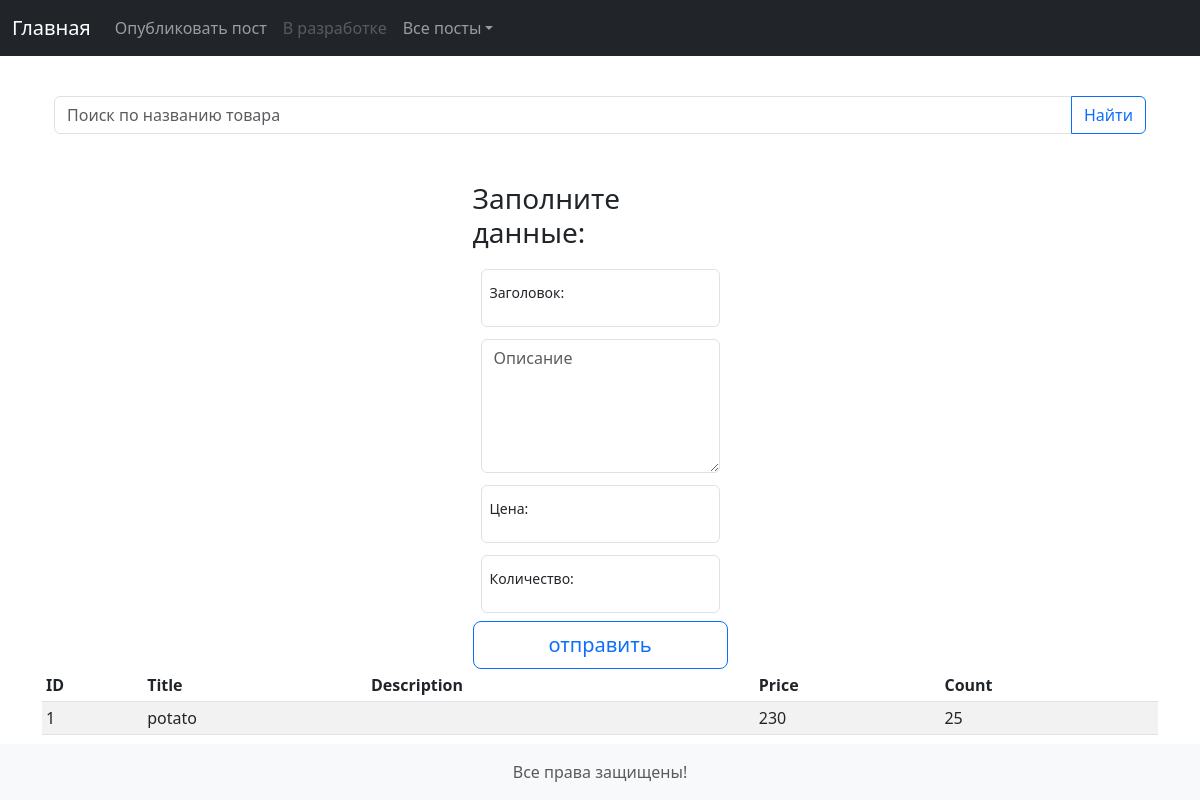
Before: / with the older database file.
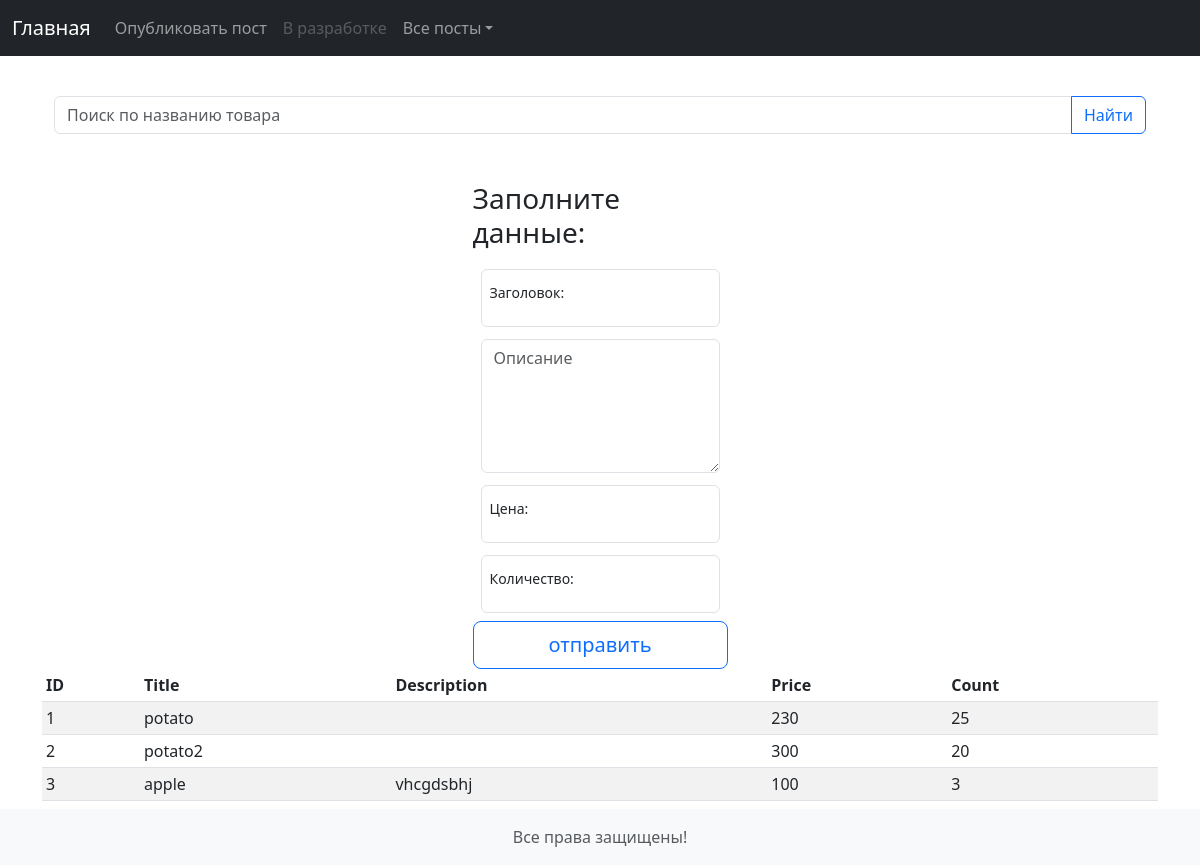
After: the same page with the newer database file.
### tables this page shows
CREATE TABLE store_db
            (
                id INTEGER NOT NULL PRIMARY KEY AUTOINCREMENT,
                title TEXT NOT NULL UNIQUE,
                description TEXT DEFAULT '',
                price INTEGER NOT NULL DEFAULT '',
                count INTEGER NOT NULL DEFAULT ''
            );

### main.py (the view)
@app.route("/", methods=['GET'])
def home():
    search_query = request.args.get('search', '')
    with contextlib.closing(sqlite3.connect("database.db")) as connection:
        connection.execute("""
        CREATE TABLE IF NOT EXISTS store_db
        (
            id INTEGER NOT NULL PRIMARY KEY AUTOINCREMENT,
            title TEXT NOT NULL UNIQUE,
            description TEXT DEFAULT '',
            price INTEGER NOT NULL DEFAULT '',
            count INTEGER NOT NULL DEFAULT ''
        );
        """)
        if search_query:
            rows = connection.execute(
                "SELECT id, title, description, price, count FROM store_db WHERE title LIKE ? ORDER BY id ASC;",
                ('%' + search_query + '%',)
            )
        else:
            rows = connection.execute(
                "SELECT id, title, description, price, count FROM store_db ORDER BY id ASC;"
            )
        products = []
        for record in rows:
            product = {
                "id": record[0],
                "title": record[1],
                "description": record[2][:15:1] + "..." if len(record[2]) > 15 else record[2],
                "price": record[3],
                "count": record[4]
            }
            products.append(product)
        return render_template('pages/home.html', products=products, search_query=search_query)

### templates/pages/home.html
{% extends "components/base.html" %}
{% block main %}
<div class="container my-5">
  <form action="{{ url_for('home') }}" method="GET">
    <div class="input-group mb-3">
      <input type="text" class="form-control" placeholder="Поиск по названию товара" name="search">
      <button class="btn btn-outline-primary" type="submit" id="button-addon2">Найти</button>
    </div>
  </form>
</div>
<div class="container w-25">
  <main class="form-signin small">
    <form action="{{ url_for('create') }}" method="POST" enctype="multipart/form-data">
      <h1 class="h3 mb-3 fw-normal">Заполните данные:</h1>
      <div class="form-floating m-1 p-1">
        <input type="text" class="form-control" id="floatingInput" placeholder="Хлеб" name="title">
        <label for="floatingInput">Заголовок:</label>
      </div>
      <div class="m-1 p-1">
        <textarea class="form-control" placeholder="Описание" rows="5" name="description"></textarea>
      </div>
      <div class="form-floating m-1 p-1">
        <input type="text" class="form-control" id="floatingInput" placeholder="200" name="price">
        <label for="floatingInput">Цена:</label>
      </div>
      <div class="form-floating m-1 p-1">
        <input type="text" class="form-control" id="floatingInput" placeholder="50" name="count">
        <label for="floatingInput">Количество:</label>
      </div>
      <button class="w-100 btn btn-lg btn-outline-primary" type="submit">отправить</button>
    </form>
  </main>
</div>
{% if products %}
  <table class="table table-striped table-sm">
    <thead>
      <tr>
        <th>ID</th>
        <th>Title</th>
        <th>Description</th>
        <th>Price</th>
        <th>Count</th>
      </tr>
    </thead>
    <tbody>
      {% for product in products %}
        <tr>
          <td>{{ product.id }}</td>
          <td>{{ product.title }}</td>
          <td>{{ product.description }}</td>
          <td>{{ product.price }}</td>
          <td>{{ product.count }}</td>
        </tr>
      {% endfor %}
    </tbody>
  </table>
{% else %}
  <div class="alert alert-danger" role="alert">
    Нет товаров в базе данных!
  </div>
{% endif %}
{% endblock main %}

### templates/components/base.html (shortened to what this page needs)
<!DOCTYPE html>
<html lang="en">
<head>
    <link rel="stylesheet" type="text/css" href="{{ url_for('static', filename='css/bootstrap/bootstrap.css') }}">
    <link rel="stylesheet" type="text/css" href="{{ url_for('static', filename='css/my.css') }}">
</head>
<body class="d-flex flex-column h-100">
    {% include 'components/navbar.html' %}
    <main class="flex-shrink-0 my-5 h-100">
        <div class="container my-3">
            {% block main %}Content{% endblock main %}
        </div>
    </main>
    {% include 'components/footer.html' %}
</body>
</html>

### templates/components/navbar.html (shortened to what this page needs)
<header>
  <nav class="navbar navbar-expand-md navbar-dark fixed-top bg-dark">
    <div class="container-fluid">
      <a class="navbar-brand" href="/">Главная</a>
      <div class="collapse navbar-collapse" id="navbarCollapse">
        <ul class="navbar-nav me-auto mb-2 mb-md-0">
          <li class="nav-item">
            <a class="nav-link" aria-current="page" href="/create">Опубликовать пост</a>
          </li>
          <li class="nav-item">
            <a class="nav-link disabled" href="#" tabindex="-1" aria-disabled="true">В разработке</a>
          </li>
          <li class="nav-item dropdown">
            <a class="nav-link dropdown-toggle" href="/list" id="dropdown03" data-bs-toggle="dropdown" aria-expanded="false">Все посты</a>
          </li>
        </ul>
      </div>
    </div>
  </nav>
</header>

### templates/components/footer.html
<footer class="footer mt-auto py-3 bg-light">
  <div class="container">
    <span class="text-muted">Все права защищены!</span>
  </div>
</footer>

### static/css/my.css (style rules this page uses)
.footer { position: fixed; left: 0; bottom: 0; width: 100%; background-color: #f8f9fa; color: #6c757d; text-align: center; padding: 10px 0; }

Changed rows visible on the page:
added store_db: id "2", title "potato2", price "300", count "20"
added store_db: id "3", title "apple", description "vhcgdsbhj", price "100", count "3"
